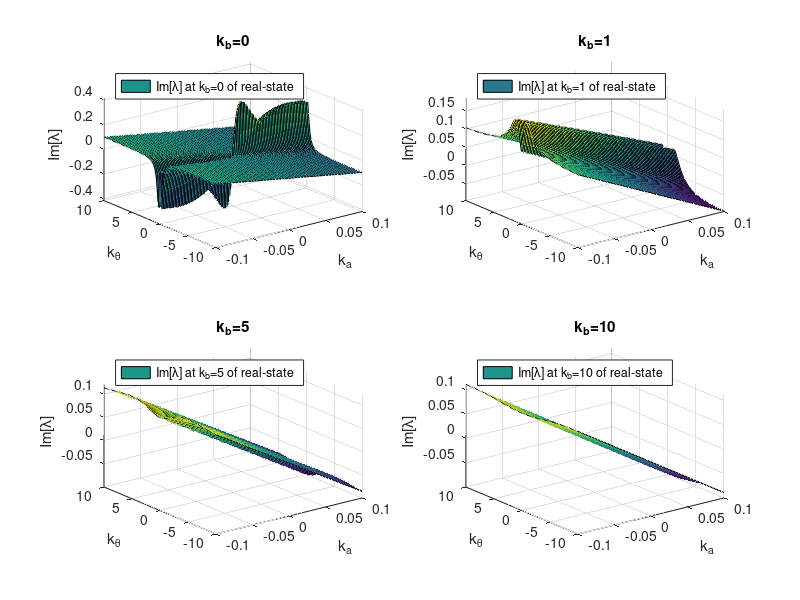

Write MATLAB code to recreate this figure.
clc
clear
% 用来算平凡解

%系数
% A=u_a^*
% B=\frac{1}{\rho\phi}
% C=\alpha
% D=k_a
% E=k_{\theta}
% F=k_b
% H=\frac{1}{h_2}
% X=\lambda - here is F
A=1;
B=1;
C=pi/6;

F=0;

H=1;

%网格
L = 0.1;
x = linspace(-L,L,100);
y = linspace(-100*L,100*L,100);

[X,Y]=meshgrid(x,y);

%解的函数关系
UP=A.*(-2.*X.^5 - 4.*X.^3.*Y.^2.*H.^2 - 4.*X.^3.*F.^2 - X.^3.*H.^2.*cos(2.*C) - X.^3.*H.^2 - 2.*X.^2.*F.*H.^2.*sin(2.*C) - 2.*X.*Y.^4.*H.^4 - 4.*X.*Y.^2.*F.^2.*H.^2 + X.*Y.^2.*H.^4.*cos(2.*C) + X.*Y.^2.*H.^4 - 2.*X.*F.^4 + X.*F.^2.*H.^2.*cos(2.*C) - X.*F.^2.*H.^2 + Y.^2.*F.*H.^4.*sin(2.*C))./(2.*(H.^2.*(X.*cos(C) + F.*sin(C)).^2 + (X.^2 + Y.^2.*H.^2 + F.^2).^2));
%
subplot(2,2,1)
surf(X,Y,UP);

zlim([-inf,inf])

legend('Im[\lambda] at k_b=0 of real-state','Location','northwest')

%colorbar;
xlabel('k_a')
ylabel('k_{\theta}')
zlabel('Im[\lambda]')
title('k_b=0')

%
F=1;

%解的函数关系
UP=A.*(-2.*X.^5 - 4.*X.^3.*Y.^2.*H.^2 - 4.*X.^3.*F.^2 - X.^3.*H.^2.*cos(2.*C) - X.^3.*H.^2 - 2.*X.^2.*F.*H.^2.*sin(2.*C) - 2.*X.*Y.^4.*H.^4 - 4.*X.*Y.^2.*F.^2.*H.^2 + X.*Y.^2.*H.^4.*cos(2.*C) + X.*Y.^2.*H.^4 - 2.*X.*F.^4 + X.*F.^2.*H.^2.*cos(2.*C) - X.*F.^2.*H.^2 + Y.^2.*F.*H.^4.*sin(2.*C))./(2.*(H.^2.*(X.*cos(C) + F.*sin(C)).^2 + (X.^2 + Y.^2.*H.^2 + F.^2).^2));
%
subplot(2,2,2)
surf(X,Y,UP);

zlim([-inf,inf])

legend('Im[\lambda] at k_b=1 of real-state','Location','northwest')

%colorbar;
xlabel('k_a')
ylabel('k_{\theta}')
zlabel('Im[\lambda]')
title('k_b=1')

%
F=5;

%解的函数关系
UP=A.*(-2.*X.^5 - 4.*X.^3.*Y.^2.*H.^2 - 4.*X.^3.*F.^2 - X.^3.*H.^2.*cos(2.*C) - X.^3.*H.^2 - 2.*X.^2.*F.*H.^2.*sin(2.*C) - 2.*X.*Y.^4.*H.^4 - 4.*X.*Y.^2.*F.^2.*H.^2 + X.*Y.^2.*H.^4.*cos(2.*C) + X.*Y.^2.*H.^4 - 2.*X.*F.^4 + X.*F.^2.*H.^2.*cos(2.*C) - X.*F.^2.*H.^2 + Y.^2.*F.*H.^4.*sin(2.*C))./(2.*(H.^2.*(X.*cos(C) + F.*sin(C)).^2 + (X.^2 + Y.^2.*H.^2 + F.^2).^2));
%
subplot(2,2,3)
surf(X,Y,UP);

zlim([-inf,inf])

legend('Im[\lambda] at k_b=5 of real-state','Location','northwest')

%colorbar;
xlabel('k_a')
ylabel('k_{\theta}')
zlabel('Im[\lambda]')
title('k_b=5')

%
F=10;

%解的函数关系
UP=A.*(-2.*X.^5 - 4.*X.^3.*Y.^2.*H.^2 - 4.*X.^3.*F.^2 - X.^3.*H.^2.*cos(2.*C) - X.^3.*H.^2 - 2.*X.^2.*F.*H.^2.*sin(2.*C) - 2.*X.*Y.^4.*H.^4 - 4.*X.*Y.^2.*F.^2.*H.^2 + X.*Y.^2.*H.^4.*cos(2.*C) + X.*Y.^2.*H.^4 - 2.*X.*F.^4 + X.*F.^2.*H.^2.*cos(2.*C) - X.*F.^2.*H.^2 + Y.^2.*F.*H.^4.*sin(2.*C))./(2.*(H.^2.*(X.*cos(C) + F.*sin(C)).^2 + (X.^2 + Y.^2.*H.^2 + F.^2).^2));
%
subplot(2,2,4)
surf(X,Y,UP);

zlim([-inf,inf])

legend('Im[\lambda] at k_b=10 of real-state','Location','northwest')

%colorbar;
xlabel('k_a')
ylabel('k_{\theta}')
zlabel('Im[\lambda]')
title('k_b=10')





%title('characteristic plane Im[\lambda]-(k_a,k_{\theta}) at special k_b of real-state','FontSize',30)
